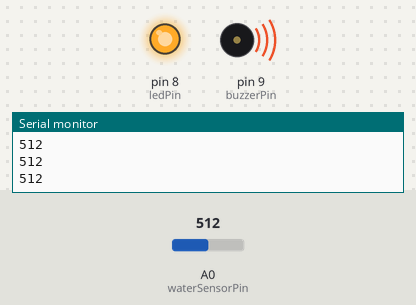
This sketch was run on a simulated Arduino Uno, built with avr-gcc and run on an emulated ATmega328P. Parts: output pins drawn as LEDs (lit = HIGH), buzzer (waves = sounding, pin HIGH), the last lines printed to the serial monitor. The inputs (shaded band) are chosen by the test bench; at power-on: A0 (waterSensorPin) = 512.

Above: at 1.3 s.
1.4 s: A0 (waterSensorPin) set to 490
At 1.9 s:
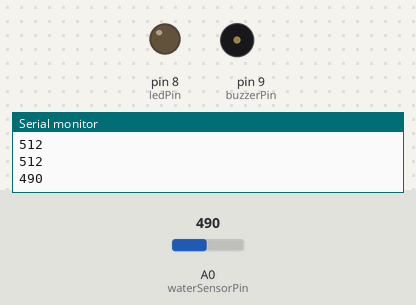
3.0 s: A0 (waterSensorPin) set to 510
At 4.2 s:
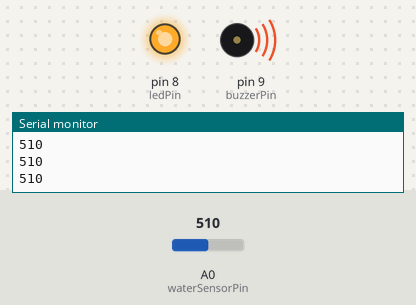
4.5 s: A0 (waterSensorPin) set to 306
At 5.4 s:
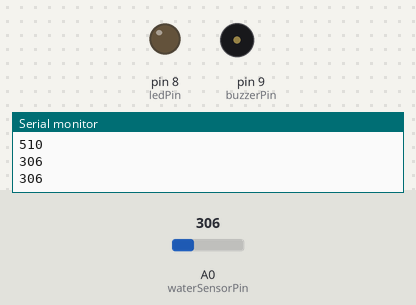
Timing chart, 0 to 7.5 s (numbered marks = the images above; inputs shaded):
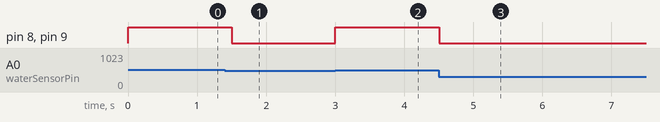

Measured:
- the behaviour switches between 501 and 500 on A0 (waterSensorPin) (found by bisection; images 0 and 1)
- after the input at 1.4 s, pin 8 (ledPin), pin 9 (buzzerPin): HIGH → LOW after 0.10 s
- after the input at 3.0 s, pin 8 (ledPin), pin 9 (buzzerPin): LOW → HIGH at once
- after the input at 4.5 s, pin 8 (ledPin), pin 9 (buzzerPin): HIGH → LOW at once

The sketch:

Rain_Detection_System_with.ino
```cpp
                // Rain Detection System with Arduino Uno | LED & Buzzer Alert.By Team Barcode

const int waterSensorPin = A0; // Analog pin for water sensor
const int ledPin = 8;          // Digital pin for LED
const int buzzerPin = 9;       // Digital pin for buzzer

void setup() {
  pinMode(ledPin, OUTPUT);
  pinMode(buzzerPin, OUTPUT);
  Serial.begin(9600);
}

void loop() {
  int sensorValue = analogRead(waterSensorPin);
  Serial.println(sensorValue);

  if (sensorValue > 500) { // Adjust threshold as needed
    digitalWrite(ledPin, HIGH);
    digitalWrite(buzzerPin, HIGH);
  } else {
    digitalWrite(ledPin, LOW);
    digitalWrite(buzzerPin, LOW);
  }

  delay(500);
}
```
